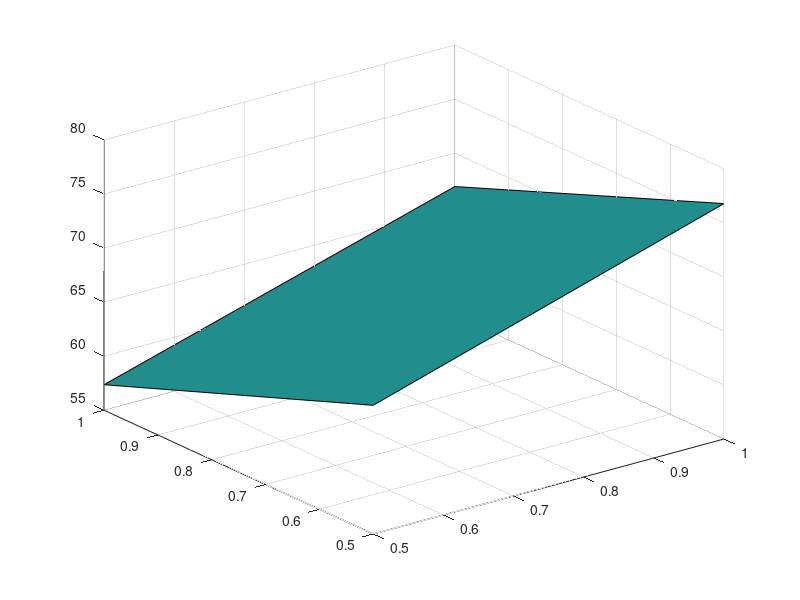

The MATLAB source for this figure:
x = [0.5, 0.5, 1, 1];
y = [0.5, 1, 0.5, 1];
z = [66.9052, 57.3591, 76.7805, 66.9052];

%%structured 
xi = unique(x) ; yi = unique(y) ;
[X,Y] = meshgrid(xi,yi) ;
Z = reshape(z,size(X)) ;
figure
surf(X,Y,Z)